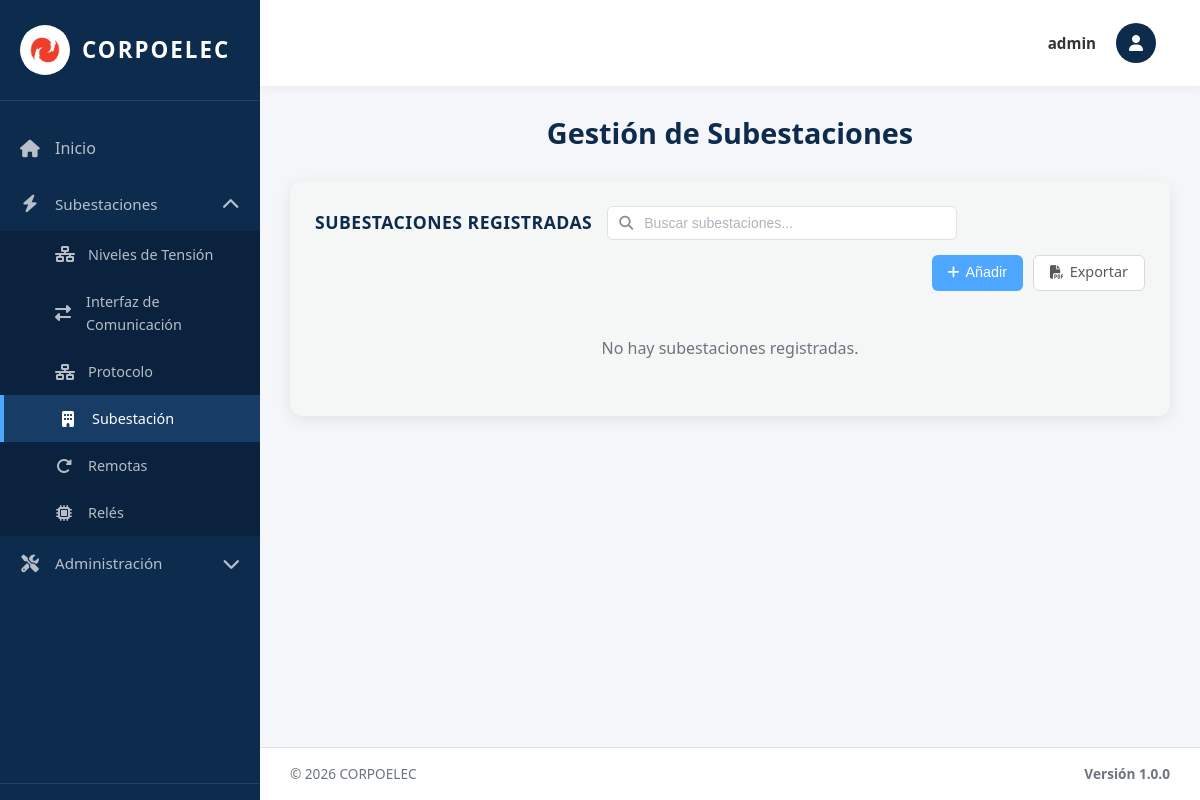
The page /subestaciones/ (signed in) on the database as committed earlier.
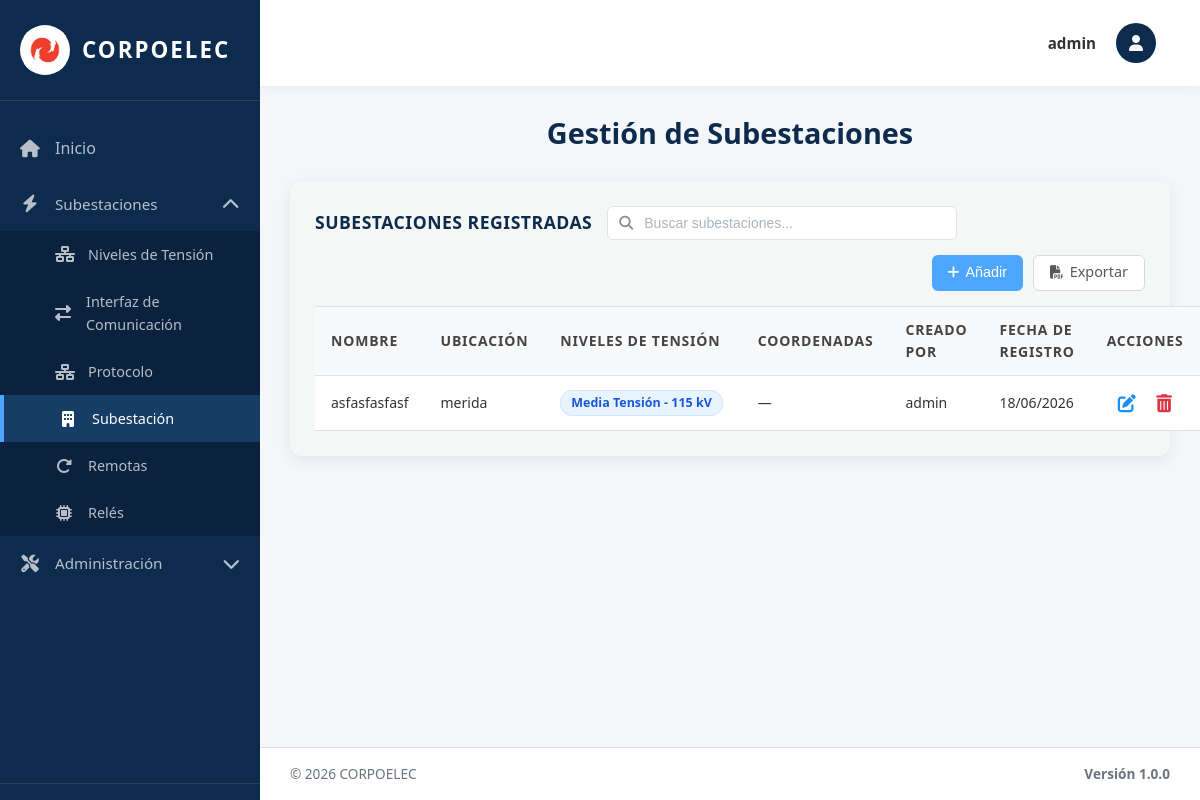
The same page on the database as committed later.
### equipos/models.py (models this page shows, shortened)
class Subestacion(models.Model):
    Id_Sub_est = models.AutoField(primary_key=True)
    Id_Ten = models.ForeignKey(NivelTension, on_delete=models.SET_NULL, null=True, blank=True, related_name='subestaciones')
    Niveles_Ten = models.ManyToManyField("NivelTension", blank=True, related_name='subestaciones_multiples')
    Nombre = models.CharField(max_length=100)
    Ubicación = models.CharField(max_length=200)
    Coordenadas = models.CharField(max_length=100, blank=True, verbose_name='Coordenadas')  # Formato: "lat,lon" (opcional)
    Fecha_Reg = models.DateField(auto_now_add=True)
    creado_por = models.ForeignKey(User, on_delete=models.SET_NULL, null=True, blank=True, related_name='subestaciones_creadas')
    class Meta:
        verbose_name = 'Subestación'
        verbose_name_plural = 'Subestaciones'
        ordering = ['Id_Sub_est']

class NivelTension(models.Model):
    TIPO_CHOICES = [
        ('AT', 'Alta Tensión'),
        ('MT', 'Media Tensión'),
        ('BT', 'Baja Tensión'),
    ]
    NIVEL_CHOICES = [
        ('230kV', '230 kV'),
        ('115kV', '115 kV'),
        ('34.5kV', '34.5 kV'),
        ('13.8kV', '13.8 kV'),
    ]
    Id_Ten = models.AutoField(primary_key=True)
    Tipo_ten = models.CharField(max_length=5, choices=TIPO_CHOICES, default='AT')  # AT / MT / BT
    Nivel = models.CharField(max_length=10, choices=NIVEL_CHOICES)  # Valor kV (puede ser personalizado)
    Fecha_Reg = models.DateField(auto_now_add=True)
    creado_por = models.ForeignKey(User, on_delete=models.SET_NULL, null=True, blank=True, related_name='niveles_tension_creados')
    class Meta:
        verbose_name = 'Nivel de Tensión'
        verbose_name_plural = 'Niveles de Tensión'
        ordering = ['Id_Ten']

### equipos/views.py (the view, shortened to what this page needs)
# urls.py: path('subestaciones/', subestaciones_view, name='subestaciones'),
@no_cache
@login_required(login_url='/login/')
def subestaciones_view(request):
    subestaciones_list = Subestacion.objects.prefetch_related('Niveles_Ten').all().order_by('-Fecha_Reg', '-Id_Sub_est')
    paginator = Paginator(subestaciones_list, 10)
    page_number = request.GET.get('page')
    page_obj = paginator.get_page(page_number)
    tensiones = NivelTension.objects.all().order_by('Nivel')
    context = {
        'title': 'Subestaciones',
        'page_obj': page_obj,
        'tensiones': tensiones,
        'is_admin': request.user.is_superuser,
        'puede_crear': puede_crear(request),
        'puede_actualizar': puede_actualizar(request),
        'puede_eliminar': puede_eliminar(request),
    }
    return render(request, 'subestaciones.html', context)

### equipos/context_processors.py (called while the page is built, shortened)
def permisos_usuario(request):
    if request.user.is_superuser:
        return {
            'permisos_usuario': {'crear': True, 'actualizar': True, 'eliminar': True},
            'puede_crear': True,
            'puede_actualizar': True,
            'puede_eliminar': True,
        }

### templates/subestaciones.html (shortened to what this page needs)
{% extends 'base.html' %}
{% load static %}
{% block content %}
<div class="welcome-text">
  <h2>Gestión de Subestaciones</h2>
</div>
<div class="table-section">
<div class="table-header">
  <h3>Subestaciones Registradas</h3>
  <div class="search-container">
    <input type="text" class="search-input" id="searchInput" placeholder="Buscar subestaciones..." onkeyup="filterTable()">
  </div>
  <div class="action-buttons">
    {% if puede_crear %}
    <button type="button" class="btn btn-primary btn-add-top" onclick="abrirAddModal()">
      <i class="fas fa-plus"></i> Añadir
    </button>
    {% endif %}
    <a href="{% url 'exportar_subestaciones_pdf' %}" class="btn btn-secondary btn-add-top">
      <i class="fas fa-file-pdf"></i> Exportar
    </a>
  </div>
</div>
    {% if page_obj.paginator.count > 0 %}
     <table class="data-table">
<thead>
           <tr>
             <th>Nombre</th>
             <th>Ubicación</th>
             <th>Niveles de Tensión</th>
             <th>Coordenadas</th>
             {% if is_admin %}<th>Creado Por</th>{% endif %}
             <th>Fecha de Registro</th>
             <th>Acciones</th>
           </tr>
         </thead>
      <tbody>
        {% for sub in page_obj %}
        <tr>
          <td>{{ sub.Nombre }}</td>
          <td>{{ sub.Ubicación }}</td>
            <td>
              {% for nivel in sub.Niveles_Ten.all %}
                <span class="nivel-chip">{{ nivel.get_Tipo_ten_display }} - {{ nivel.get_Nivel_display }}</span>
              {% empty %}
                {% if sub.Id_Ten %}<span class="nivel-chip">{{ sub.Id_Ten.get_Tipo_ten_display }} - {{ sub.Id_Ten.get_Nivel_display }}</span>{% else %}—{% endif %}
              {% endfor %}
            </td>
          <td>{{ sub.Coordenadas|default:"—" }}</td>
          {% if is_admin %}<td>{{ sub.creado_por.username|default:"Sistema" }}</td>{% endif %}
          <td>{{ sub.Fecha_Reg|date:"d/m/Y" }}</td>
<td class="actions-cell">
              {% if puede_actualizar %}
              <button type="button" class="btn-icon btn-edit" title="Editar" onclick="openEditModal({{ sub.Id_Sub_est }}, '{{ sub.Nombre|escapejs }}', '{{ sub.Ubicación|escapejs }}', '{% for nivel in sub.Niveles_Ten.all %}{{ nivel.Id_Ten }}{% if not forloop.last %},{% endif %}{% endfor %}', '{{ sub.Coordenadas|escapejs }}')">
                <i class="fas fa-edit"></i>
              </button>
              {% endif %}
              {% if puede_eliminar %}
              <form method="post" style="display: inline;" onsubmit="return confirmarEliminacion(this);">
               <button type="submit" class="btn-icon btn-delete" title="Eliminar">
                 <i class="fas fa-trash-alt"></i>
               </button>
              </form>
              {% endif %}
            </td>
        </tr>
        {% endfor %}
      </tbody>
     </table>
    {% else %}
    <p class="no-data">No hay subestaciones registradas.</p>
    {% endif %}
  </div>
{% endblock %}

Rows that differ between the two databases and show on the page:
added Subestacion: Nombre "asfasfasfasf", Ubicación "merida", Coordenadas "—", creado_por.username "admin", Fecha_Reg "18/06/2026"
added NivelTension: Tipo_ten "Media Tensión", Nivel "115 kV"
Other text that changed with them:
text no longer shown: "No hay subestaciones registradas."
text now shown: "NOMBRE UBICACIÓN NIVELES DE TENSIÓN COORDENADAS CREADO POR FECHA DE REGISTRO ACCIONES"
